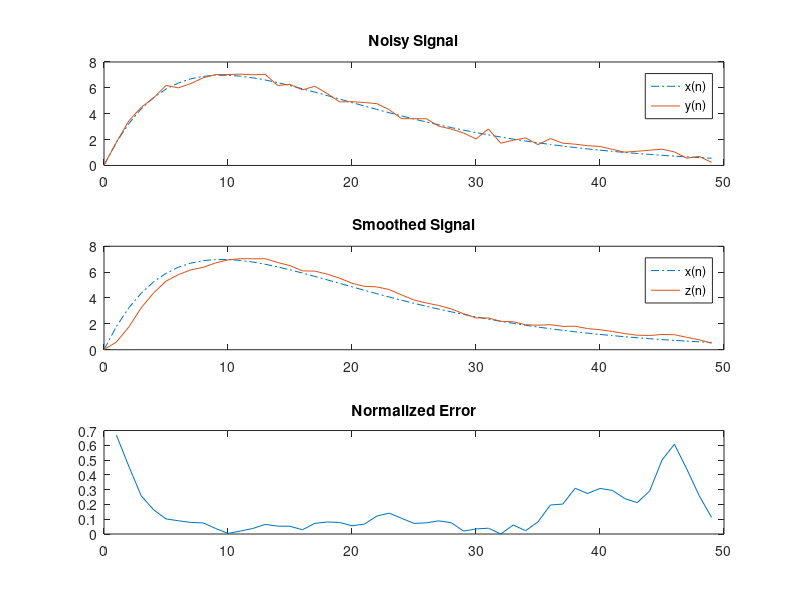

The MATLAB source for this figure:
clc; clear; close all;
format compact;

%%Defining variables and signals
N = 50;
n = 0:(N-1);
x = 2*n.*0.9.^n;       % main signal
d = rand(1,N) - 0.5;   % noise
y = x+d;               % signal with noise

% Plotting the Original signal with noise
subplot(311); plot(n,x,"-."); title("Noisy Signal"); hold on;
plot(n,y);
legend("x(n)","y(n)")

% Smoothing by MA system
M =3;
z = zeros(1, length(n));
z (1:( M -1) ) = y (1:( M -1) ) / M ;
for i= M:length(n)
    sig = y(i);
    for j = 1:M-1
        sig = sig + y(i-j);
    end
    z(i) = sig/M;
end

% Plotting the Original signal with smoothed signal
subplot(312); plot(n,x,"-."); title("Smoothed Signal"); hold on;
plot(n,z);
legend("x(n)","z(n)")

% Calculating Normalized Error
e= abs((x-z)./x) ;
subplot(313); plot(n, e); title("Normalized Error");


